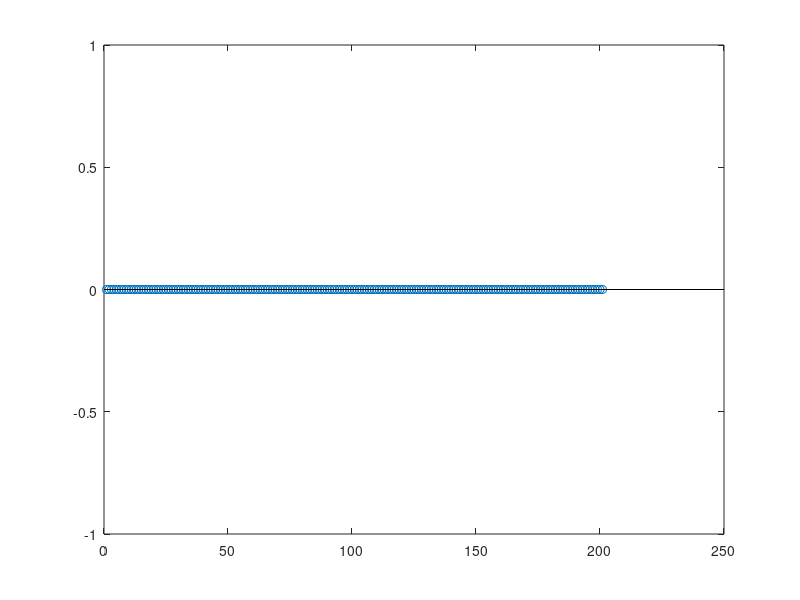

MATLAB code for this plot:

N=100;
n = -N:N;
x = 1*(n==0);
figure, stem(n,x);

y = zeros(size(x));

for k = 1:N

          if (k == 1) || (k==2)
               y(k)=1*x(k);
          else
              if   k == 3
                 y(k)= 1*x(k)+(0.35)*x(k-2);
              else
                  if   k == 4
                     y(k)= 1*x(k)+(0.35)*x(k-2)+(-0.2)*x(k-3);
                  else
                      if   k==6
                       y(k)= 1*x(k)+(0.35)*x(k-2)+(-0.2)*x(k-3)+(-0.1)*x(k-5);
                      else
                          if   k>=7
                           y(k)= 1*x(k)+(0.35)*x(k-3)+(-0.2)*x(k-4)+(-0.1)*x(k-5)+(-0.05)*x(k-6);
                          end
                      end 
                  end   
              end
          end   
          
 end        

          stem(y)